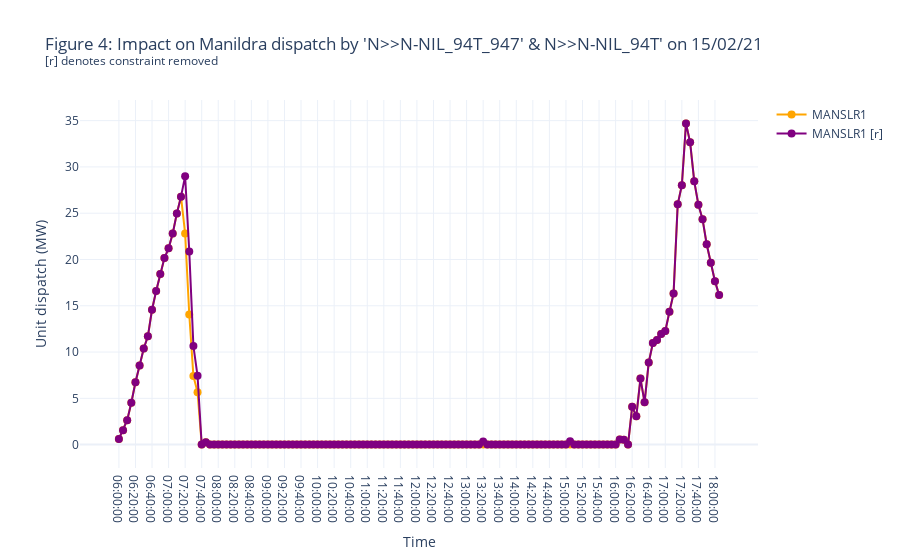

The code cell stored with this chart in its notebook:
### Code cell
fig4 = go.Figure()
fig4.add_trace(go.Scatter(x=timeaxis, y=unit_dispatch[unit_dispatch['unit'] == 'MANSLR1']['dispatch'], name='MANSLR1', mode='lines+markers',
                         marker_size=8, marker_symbol='circle',line_color='orange'))
fig4.add_trace(go.Scatter(x=timeaxis, y=unit_dispatch_r[unit_dispatch_r['unit'] == 'MANSLR1']['dispatch'], name='MANSLR1 [r]', mode='lines+markers',
                         marker_size=8, marker_symbol='circle',line_color='purple'))
fig4.update_xaxes(title="Time")
fig4.update_yaxes(title="Unit dispatch (MW)")
fig4.update_layout(title="Figure 4: Impact on Manildra dispatch by 'N>>N-NIL_94T_947' & N>>N-NIL_94T' on 15/02/21<br><sup>[r] denotes constraint removed</sup>",
                  template="plotly_white")
fig4.show()

### Figure 1 — Plotly figure (JSON) as saved in the notebook; plotly's stock layout.template omitted (floating-point values rounded to 4 significant figures; data arrays with more than 128 entries replaced by an {"elided": "..."} marker saying what was removed)
{"data": [{"line": {"color": "orange"}, "marker": {"size": 8, "symbol": "circle"}, "mode": "lines+markers", "name": "MANSLR1", "type": "scatter", "x": {"elided": "146 str values"}, "y": {"elided": "146 float values"}}, {"line": {"color": "purple"}, "marker": {"size": 8, "symbol": "circle"}, "mode": "lines+markers", "name": "MANSLR1 [r]", "type": "scatter", "x": {"elided": "146 str values"}, "y": {"elided": "146 float values"}}], "layout": {"title": {"text": "Figure 4: Impact on Manildra dispatch by 'N>>N-NIL_94T_947' & N>>N-NIL_94T' on 15/02/21<br><sup>[r] denotes constraint removed</sup>"}, "xaxis": {"title": {"text": "Time"}}, "yaxis": {"title": {"text": "Unit dispatch (MW)"}}}}
